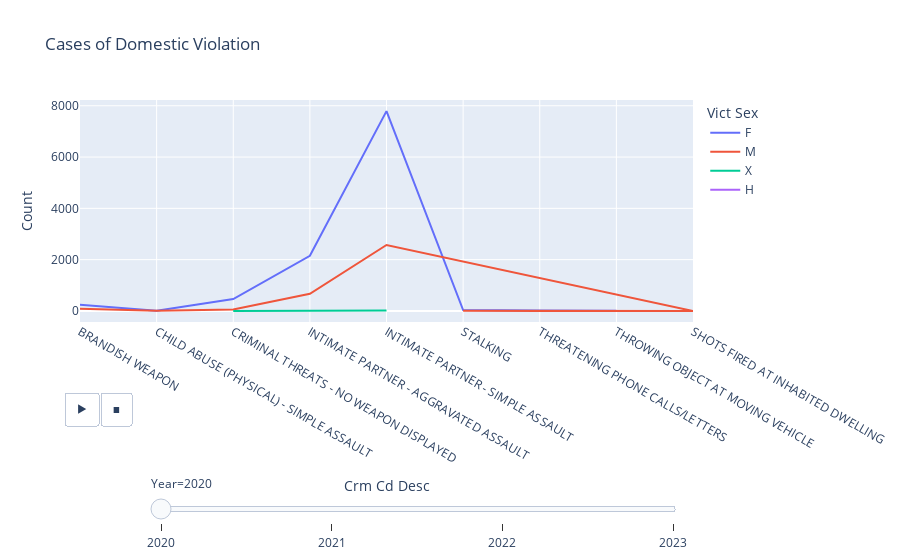
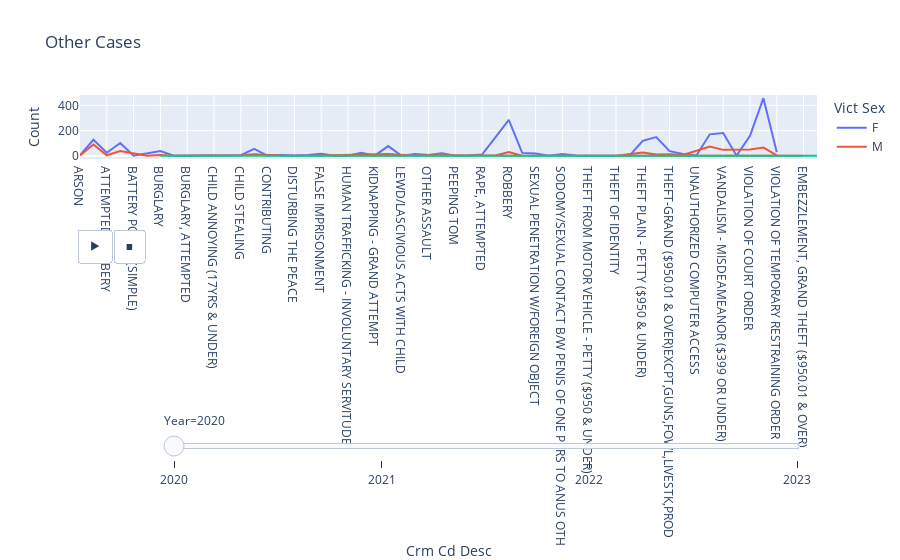

Notebook code cell kept with these figures, in order:
### Markdown cell above
#Question 1

### Code cell
g1=df[df['DV']=='Yes']
g1=g1.groupby(['DATE OCC','Crm Cd Desc','Vict Sex']).size().to_frame(name="Count").reset_index()
fig = px.line(g1, x='Crm Cd Desc', y='Count', color='Vict Sex',animation_frame="DATE OCC",labels={'DATE OCC':'Year'}, animation_group="Count",title="Cases of Domestic Violation")
fig['layout']['sliders'][0]['pad']=dict(l=10,r= 10, t= 150)
fig.update_layout(hovermode="x unified")
fig.show()

g2=df[df['DV']=='No']
g2=g2.groupby(['DATE OCC','Crm Cd Desc','Vict Sex']).size().to_frame(name="Count").reset_index()

fig = px.line(g2, x='Crm Cd Desc', y='Count', color='Vict Sex',animation_frame="DATE OCC", labels={'DATE OCC':'Year'},animation_group="Count",title="Other Cases")
fig['layout']['sliders'][0]['pad']=dict(l=10,r= 10, t= 250)
fig.update_layout(hovermode="x unified")
fig.show()

### Figure 1 — Plotly figure (JSON) as saved in the notebook; plotly's stock layout.template omitted (floating-point values rounded to 4 significant figures)
{"data": [{"hovertemplate": "Vict Sex=F<br>Year=2020<br>Crm Cd Desc=%{x}<br>Count=%{y}<extra></extra>", "ids": [243, 4, 465, 2151, 7792, 35, 14, 3], "legendgroup": "F", "line": {"color": "#636efa", "dash": "solid"}, "marker": {"symbol": "circle"}, "mode": "lines", "name": "F", "orientation": "v", "showlegend": true, "type": "scatter", "x": ["BRANDISH WEAPON", "CHILD ABUSE (PHYSICAL) - SIMPLE ASSAULT", "CRIMINAL THREATS - NO WEAPON DISPLAYED", "INTIMATE PARTNER - AGGRAVATED ASSAULT", "INTIMATE PARTNER - SIMPLE ASSAULT", "STALKING", "THREATENING PHONE CALLS/LETTERS", "THROWING OBJECT AT MOVING VEHICLE"], "xaxis": "x", "y": [243, 4, 465, 2151, 7792, 35, 14, 3], "yaxis": "y"}, {"hovertemplate": "Vict Sex=M<br>Year=2020<br>Crm Cd Desc=%{x}<br>Count=%{y}<extra></extra>", "ids": [83, 3, 56, 669, 2573, 1, 3, 1], "legendgroup": "M", "line": {"color": "#EF553B", "dash": "solid"}, "marker": {"symbol": "circle"}, "mode": "lines", "name": "M", "orientation": "v", "showlegend": true, "type": "scatter", "x": ["BRANDISH WEAPON", "CHILD ABUSE (PHYSICAL) - SIMPLE ASSAULT", "CRIMINAL THREATS - NO WEAPON DISPLAYED", "INTIMATE PARTNER - AGGRAVATED ASSAULT", "INTIMATE PARTNER - SIMPLE ASSAULT", "SHOTS FIRED AT INHABITED DWELLING", "STALKING", "THREATENING PHONE CALLS/LETTERS"], "xaxis": "x", "y": [83, 3, 56, 669, 2573, 1, 3, 1], "yaxis": "y"}, {"hovertemplate": "Vict Sex=X<br>Year=2020<br>Crm Cd Desc=%{x}<br>Count=%{y}<extra></extra>", "ids": [1, 3, 16], "legendgroup": "X", "line": {"color": "#00cc96", "dash": "solid"}, "marker": {"symbol": "circle"}, "mode": "lines", "name": "X", "orientation": "v", "showlegend": true, "type": "scatter", "x": ["CRIMINAL THREATS - NO WEAPON DISPLAYED", "INTIMATE PARTNER - AGGRAVATED ASSAULT", "INTIMATE PARTNER - SIMPLE ASSAULT"], "xaxis": "x", "y": [1, 3, 16], "yaxis": "y"}, {"hovertemplate": "Vict Sex=H<br>Year=2020<br>Crm Cd Desc=%{x}<br>Count=%{y}<extra></extra>", "ids": [1], "legendgroup": "H", "line": {"color": "#ab63fa", "dash": "solid"}, "marker": {"symbol": "circle"}, "mode": "lines", "name": "H", "orientation": "v", "showlegend": true, "type": "scatter", "x": ["INTIMATE PARTNER - SIMPLE ASSAULT"], "xaxis": "x", "y": [1], "yaxis": "y"}], "layout": {"hovermode": "x unified", "legend": {"title": {"text": "Vict Sex"}, "tracegroupgap": 0}, "sliders": [{"active": 0, "currentvalue": {"prefix": "Year="}, "len": 0.9, "pad": {"l": 10, "r": 10, "t": 150}, "steps": [{"args": [["2020"], {"frame": {"duration": 0, "redraw": false}, "fromcurrent": true, "mode": "immediate", "transition": {"duration": 0, "easing": "linear"}}], "label": "2020", "method": "animate"}, {"args": [["2021"], {"frame": {"duration": 0, "redraw": false}, "fromcurrent": true, "mode": "immediate", "transition": {"duration": 0, "easing": "linear"}}], "label": "2021", "method": "animate"}, {"args": [["2022"], {"frame": {"duration": 0, "redraw": false}, "fromcurrent": true, "mode": "immediate", "transition": {"duration": 0, "easing": "linear"}}], "label": "2022", "method": "animate"}, {"args": [["2023"], {"frame": {"duration": 0, "redraw": false}, "fromcurrent": true, "mode": "immediate", "transition": {"duration": 0, "easing": "linear"}}], "label": "2023", "method": "animate"}], "x": 0.1, "xanchor": "left", "y": 0, "yanchor": "top"}], "title": {"text": "Cases of Domestic Violation"}, "updatemenus": [{"buttons": [{"args": [null, {"frame": {"duration": 500, "redraw": false}, "fromcurrent": true, "mode": "immediate", "transition": {"duration": 500, "easing": "linear"}}], "label": "&#9654;", "method": "animate"}, {"args": [[null], {"frame": {"duration": 0, "redraw": false}, "fromcurrent": true, "mode": "immediate", "transition": {"duration": 0, "easing": "linear"}}], "label": "&#9724;", "method": "animate"}], "direction": "left", "pad": {"r": 10, "t": 70}, "showactive": false, "type": "buttons", "x": 0.1, "xanchor": "right", "y": 0, "yanchor": "top"}], "xaxis": {"anchor": "y", "domain": [0, 1], "title": {"text": "Crm Cd Desc"}}, "yaxis": {"anchor": "x", "domain": [0, 1], "title": {"text": "Count"}}}}

### Figure 2 — Plotly figure (JSON) as saved in the notebook; plotly's stock layout.template omitted (floating-point values rounded to 4 significant figures)
{"data": [{"hovertemplate": "Vict Sex=F<br>Year=2020<br>Crm Cd Desc=%{x}<br>Count=%{y}<extra></extra>", "ids": [5, 128, 25, 102, 1, 21, 38, 2, 2, 2, 1, 1, 6, 56, 1, 8, 3, 7, 18, 2, 1, 25, 2, 78, 1, 15, 8, 21, 1, 3, 11, 146, 285, 24, 19, 1, 15, 3, 3, 1, 2, 2, 120, 149, 38, 15, 3, 171, 182, 2, 160, 457, 29], "legendgroup": "F", "line": {"color": "#636efa", "dash": "solid"}, "marker": {"symbol": "circle"}, "mode": "lines", "name": "F", "orientation": "v", "showlegend": true, "type": "scatter", "x": ["ARSON", "ASSAULT WITH DEADLY WEAPON, AGGRAVATED ASSAULT", "ATTEMPTED ROBBERY", "BATTERY - SIMPLE ASSAULT", "BATTERY POLICE (SIMPLE)", "BATTERY WITH SEXUAL CONTACT", "BURGLARY", "BURGLARY FROM VEHICLE", "BURGLARY, ATTEMPTED", "CHILD ABUSE (PHYSICAL) - AGGRAVATED ASSAULT", "CHILD ANNOYING (17YRS & UNDER)", "CHILD NEGLECT (SEE 300 W.I.C.)", "CHILD STEALING", "CONTEMPT OF COURT", "CONTRIBUTING", "CRIMINAL HOMICIDE", "DISTURBING THE PEACE", "EXTORTION", "FALSE IMPRISONMENT", "HUMAN TRAFFICKING - COMMERCIAL SEX ACTS", "HUMAN TRAFFICKING - INVOLUNTARY SERVITUDE", "KIDNAPPING", "KIDNAPPING - GRAND ATTEMPT", "LETTERS, LEWD  -  TELEPHONE CALLS, LEWD", "LEWD/LASCIVIOUS ACTS WITH CHILD", "ORAL COPULATION", "OTHER ASSAULT", "OTHER MISCELLANEOUS CRIME", "PEEPING TOM", "PURSE SNATCHING", "RAPE, ATTEMPTED", "RAPE, FORCIBLE", "ROBBERY", "SEX,UNLAWFUL(INC MUTUAL CONSENT, PENETRATION W/ FRGN OBJ", "SEXUAL PENETRATION W/FOREIGN OBJECT", "SHOPLIFTING - PETTY THEFT ($950 & UNDER)", "SODOMY/SEXUAL CONTACT B/W PENIS OF ONE PERS TO ANUS OTH", "THEFT FROM MOTOR VEHICLE - GRAND ($950.01 AND OVER)", "THEFT FROM MOTOR VEHICLE - PETTY ($950 & UNDER)", "THEFT FROM PERSON - ATTEMPT", "THEFT OF IDENTITY", "THEFT PLAIN - ATTEMPT", "THEFT PLAIN - PETTY ($950 & UNDER)", "THEFT, PERSON", "THEFT-GRAND ($950.01 & OVER)EXCPT,GUNS,FOWL,LIVESTK,PROD", "TRESPASSING", "UNAUTHORIZED COMPUTER ACCESS", "VANDALISM - FELONY ($400 & OVER, ALL CHURCH VANDALISMS)", "VANDALISM - MISDEAMEANOR ($399 OR UNDER)", "VEHICLE - STOLEN", "VIOLATION OF COURT ORDER", "VIOLATION OF RESTRAINING ORDER", "VIOLATION OF TEMPORARY RESTRAINING ORDER"], "xaxis": "x", "y": [5, 128, 25, 102, 1, 21, 38, 2, 2, 2, 1, 1, 6, 56, 1, 8, 3, 7, 18, 2, 1, 25, 2, 78, 1, 15, 8, 21, 1, 3, 11, 146, 285, 24, 19, 1, 15, 3, 3, 1, 2, 2, 120, 149, 38, 15, 3, 171, 182, 2, 160, 457, 29], "yaxis": "y"}, {"hovertemplate": "Vict Sex=M<br>Year=2020<br>Crm Cd Desc=%{x}<br>Count=%{y}<extra></extra>", "ids": [3, 90, 5, 38, 1, 7, 2, 2, 1, 6, 14, 4, 1, 1, 3, 15, 2, 5, 4, 3, 31, 1, 2, 3, 2, 2, 2, 1, 28, 11, 13, 7, 74, 48, 51, 66, 4], "legendgroup": "M", "line": {"color": "#EF553B", "dash": "solid"}, "marker": {"symbol": "circle"}, "mode": "lines", "name": "M", "orientation": "v", "showlegend": true, "type": "scatter", "x": ["ARSON", "ASSAULT WITH DEADLY WEAPON, AGGRAVATED ASSAULT", "ATTEMPTED ROBBERY", "BATTERY - SIMPLE ASSAULT", "BATTERY WITH SEXUAL CONTACT", "BURGLARY", "BURGLARY FROM VEHICLE", "BURGLARY, ATTEMPTED", "CHILD NEGLECT (SEE 300 W.I.C.)", "CHILD STEALING", "CONTEMPT OF COURT", "CRIMINAL HOMICIDE", "DOCUMENT FORGERY / STOLEN FELONY", "EMBEZZLEMENT, GRAND THEFT ($950.01 & OVER)", "FALSE IMPRISONMENT", "LETTERS, LEWD  -  TELEPHONE CALLS, LEWD", "ORAL COPULATION", "OTHER ASSAULT", "OTHER MISCELLANEOUS CRIME", "RAPE, FORCIBLE", "ROBBERY", "SEX,UNLAWFUL(INC MUTUAL CONSENT, PENETRATION W/ FRGN OBJ", "SEXUAL PENETRATION W/FOREIGN OBJECT", "SODOMY/SEXUAL CONTACT B/W PENIS OF ONE PERS TO ANUS OTH", "THEFT FROM MOTOR VEHICLE - GRAND ($950.01 AND OVER)", "THEFT FROM MOTOR VEHICLE - PETTY ($950 & UNDER)", "THEFT FROM PERSON - ATTEMPT", "THEFT OF IDENTITY", "THEFT PLAIN - PETTY ($950 & UNDER)", "THEFT, PERSON", "THEFT-GRAND ($950.01 & OVER)EXCPT,GUNS,FOWL,LIVESTK,PROD", "TRESPASSING", "VANDALISM - FELONY ($400 & OVER, ALL CHURCH VANDALISMS)", "VANDALISM - MISDEAMEANOR ($399 OR UNDER)", "VIOLATION OF COURT ORDER", "VIOLATION OF RESTRAINING ORDER", "VIOLATION OF TEMPORARY RESTRAINING ORDER"], "xaxis": "x", "y": [3, 90, 5, 38, 1, 7, 2, 2, 1, 6, 14, 4, 1, 1, 3, 15, 2, 5, 4, 3, 31, 1, 2, 3, 2, 2, 2, 1, 28, 11, 13, 7, 74, 48, 51, 66, 4], "yaxis": "y"}, {"hovertemplate": "Vict Sex=X<br>Year=2020<br>Crm Cd Desc=%{x}<br>Count=%{y}<extra></extra>", "ids": [2, 1, 1, 1, 2, 2, 1], "legendgroup": "X", "line": {"color": "#00cc96", "dash": "solid"}, "marker": {"symbol": "circle"}, "mode": "lines", "name": "X", "orientation": "v", "showlegend": true, "type": "scatter", "x": ["BURGLARY", "ROBBERY", "SEX OFFENDER REGISTRANT OUT OF COMPLIANCE", "TRESPASSING", "VANDALISM - FELONY ($400 & OVER, ALL CHURCH VANDALISMS)", "VANDALISM - MISDEAMEANOR ($399 OR UNDER)", "VIOLATION OF COURT ORDER"], "xaxis": "x", "y": [2, 1, 1, 1, 2, 2, 1], "yaxis": "y"}], "layout": {"hovermode": "x unified", "legend": {"title": {"text": "Vict Sex"}, "tracegroupgap": 0}, "sliders": [{"active": 0, "currentvalue": {"prefix": "Year="}, "len": 0.9, "pad": {"l": 10, "r": 10, "t": 250}, "steps": [{"args": [["2020"], {"frame": {"duration": 0, "redraw": false}, "fromcurrent": true, "mode": "immediate", "transition": {"duration": 0, "easing": "linear"}}], "label": "2020", "method": "animate"}, {"args": [["2021"], {"frame": {"duration": 0, "redraw": false}, "fromcurrent": true, "mode": "immediate", "transition": {"duration": 0, "easing": "linear"}}], "label": "2021", "method": "animate"}, {"args": [["2022"], {"frame": {"duration": 0, "redraw": false}, "fromcurrent": true, "mode": "immediate", "transition": {"duration": 0, "easing": "linear"}}], "label": "2022", "method": "animate"}, {"args": [["2023"], {"frame": {"duration": 0, "redraw": false}, "fromcurrent": true, "mode": "immediate", "transition": {"duration": 0, "easing": "linear"}}], "label": "2023", "method": "animate"}], "x": 0.1, "xanchor": "left", "y": 0, "yanchor": "top"}], "title": {"text": "Other Cases"}, "updatemenus": [{"buttons": [{"args": [null, {"frame": {"duration": 500, "redraw": false}, "fromcurrent": true, "mode": "immediate", "transition": {"duration": 500, "easing": "linear"}}], "label": "&#9654;", "method": "animate"}, {"args": [[null], {"frame": {"duration": 0, "redraw": false}, "fromcurrent": true, "mode": "immediate", "transition": {"duration": 0, "easing": "linear"}}], "label": "&#9724;", "method": "animate"}], "direction": "left", "pad": {"r": 10, "t": 70}, "showactive": false, "type": "buttons", "x": 0.1, "xanchor": "right", "y": 0, "yanchor": "top"}], "xaxis": {"anchor": "y", "domain": [0, 1], "title": {"text": "Crm Cd Desc"}}, "yaxis": {"anchor": "x", "domain": [0, 1], "title": {"text": "Count"}}}}
